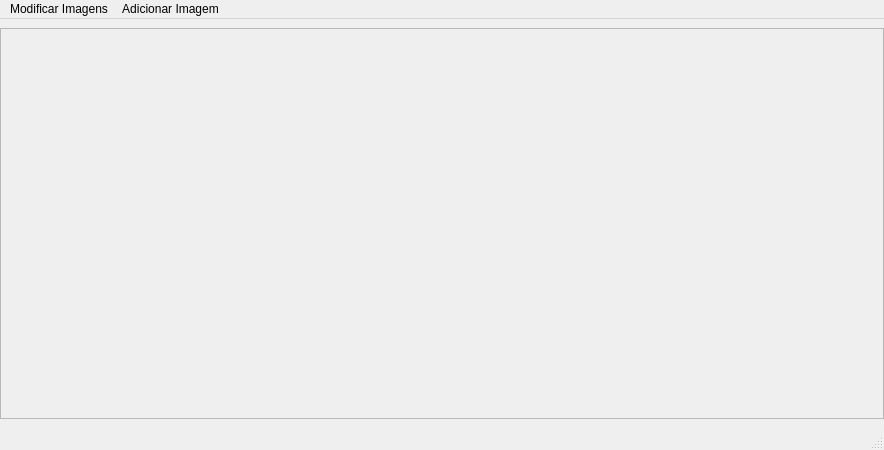
<?xml version="1.0" encoding="UTF-8"?>
<ui version="4.0">
 <class>MainWindow</class>
 <widget class="QMainWindow" name="MainWindow">
  <property name="geometry">
   <rect>
    <x>0</x>
    <y>0</y>
    <width>884</width>
    <height>450</height>
   </rect>
  </property>
  <property name="windowTitle">
   <string>MainWindow</string>
  </property>
  <widget class="QWidget" name="centralwidget">
   <layout class="QHBoxLayout" name="horizontalLayout">
    <property name="leftMargin">
     <number>0</number>
    </property>
    <property name="rightMargin">
     <number>0</number>
    </property>
    <item>
     <widget class="QScrollArea" name="scrollArea">
      <property name="widgetResizable">
       <bool>true</bool>
      </property>
      <widget class="QWidget" name="scrollAreaWidgetContents_2">
       <property name="geometry">
        <rect>
         <x>0</x>
         <y>0</y>
         <width>882</width>
         <height>387</height>
        </rect>
       </property>
       <widget class="QWidget" name="verticalLayoutWidget">
        <property name="geometry">
         <rect>
          <x>0</x>
          <y>0</y>
          <width>881</width>
          <height>381</height>
         </rect>
        </property>
        <layout class="QVBoxLayout" name="verticalLayout_2"/>
       </widget>
      </widget>
     </widget>
    </item>
   </layout>
  </widget>
  <widget class="QMenuBar" name="menubar">
   <property name="geometry">
    <rect>
     <x>0</x>
     <y>0</y>
     <width>884</width>
     <height>22</height>
    </rect>
   </property>
   <widget class="QMenu" name="menuZoom_Escala">
    <property name="title">
     <string>Modificar Imagens</string>
    </property>
    <addaction name="actionPan_X_e_Y"/>
    <addaction name="actionPan_X_e_Y_2"/>
    <addaction name="actionRota_o"/>
    <addaction name="actionBrilho_Contraste"/>
   </widget>
   <widget class="QMenu" name="menuAdicionar_Imagem">
    <property name="title">
     <string>Adicionar Imagem</string>
    </property>
    <addaction name="actionNova"/>
   </widget>
   <addaction name="menuZoom_Escala"/>
   <addaction name="menuAdicionar_Imagem"/>
  </widget>
  <widget class="QStatusBar" name="statusbar"/>
  <action name="actionPan_X_e_Y">
   <property name="text">
    <string>Pan (X e Y)</string>
   </property>
  </action>
  <action name="actionPan_X_e_Y_2">
   <property name="text">
    <string>Zoom (Escala)</string>
   </property>
  </action>
  <action name="actionRota_o">
   <property name="text">
    <string>Rotação</string>
   </property>
  </action>
  <action name="actionBrilho_Contraste">
   <property name="text">
    <string>Brilho/Contraste</string>
   </property>
  </action>
  <action name="actionNova">
   <property name="text">
    <string>Nova</string>
   </property>
  </action>
 </widget>
 <resources/>
 <connections/>
</ui>
